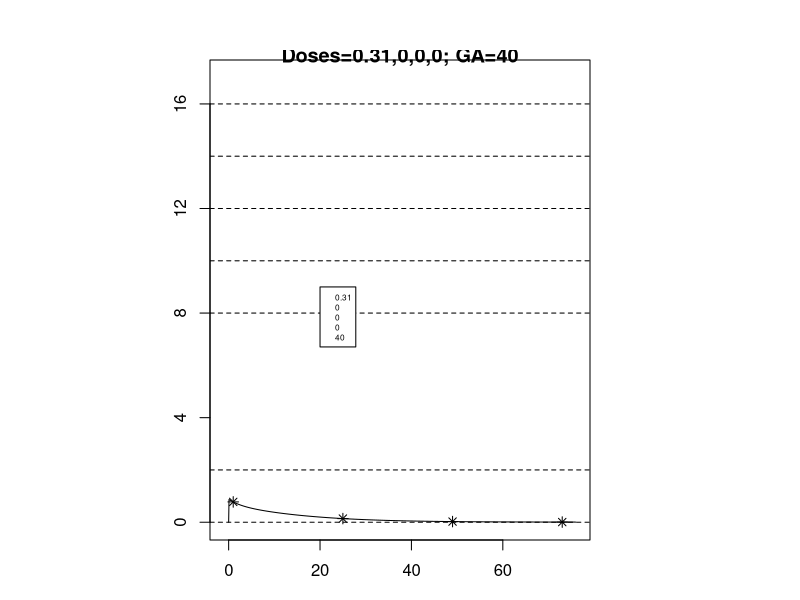
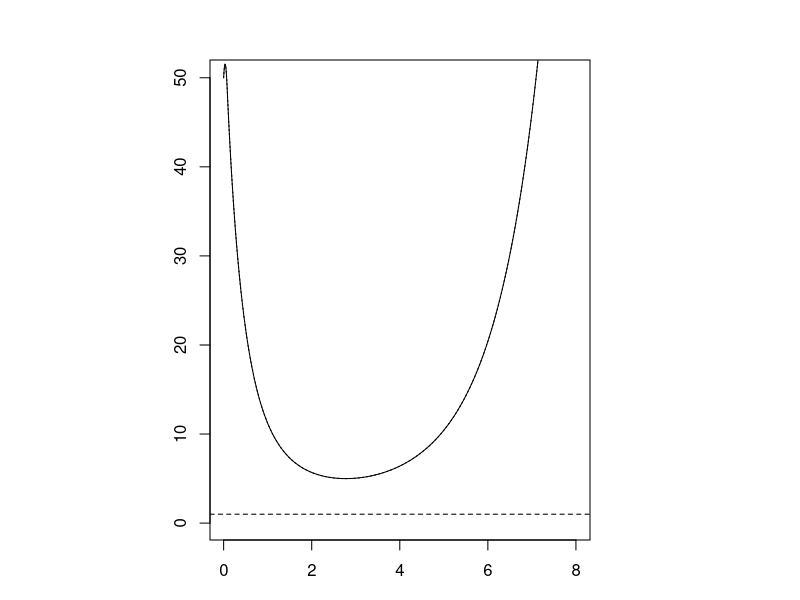
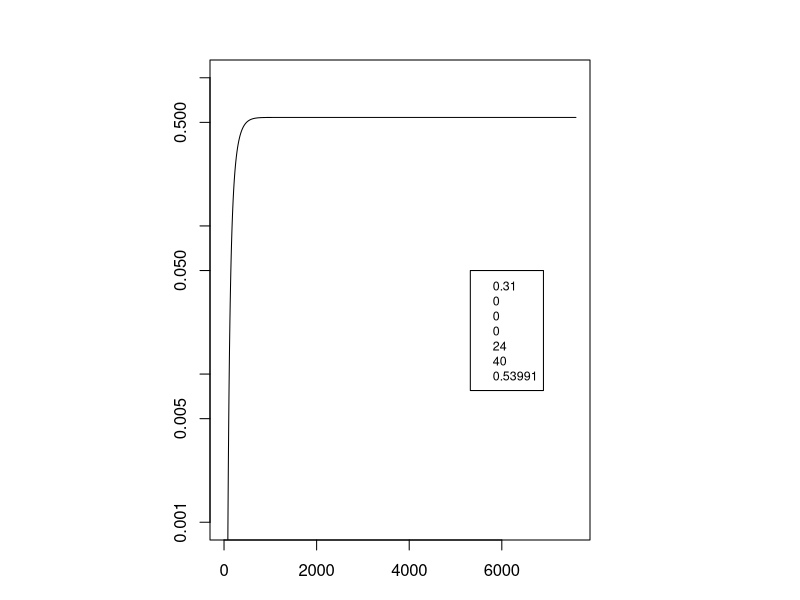
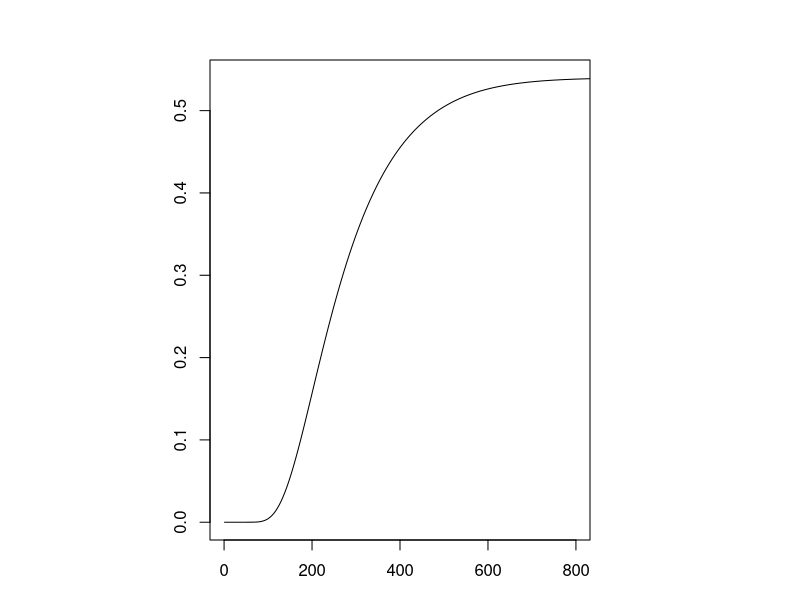

R code for these plots, in order:
#This script is almost the same as forExploratoryCalculations.R, whose comments should be consulted.
#However, we consider a virtual neonate which has only about 50 bacteria at t=0 and only give 1, very small, dose.
#These values give an E_F ~40-60% and facilitate checking this script with a Monte Carlo script.
###################################################################

library (deSolve)
GA =40 #gestational age (months).
dose<-c(0.310,0,0,0); interval<-c(0,rep(24,3),4) 
time = cumsum(interval[-length(interval)])
step<-.01; SPH<-1/step
times<-seq(0,sum(interval),by=step)
#**************end of user adjusted parameters************
weight=c('25'=0.778,'29'= 1.200,'34'=2.710,'40'=3.500)
concentration<-function(t,state,parameter){ 
  with(as.list(c(state,parameter)),{
    WT = unname(weight[toString(GA)])
    CL=thetaCL*(WT^0.75)*(1+thetaGACL*(GA-GAmed))*(1+((t/24)^thetaPNACL)) 
    VC = thetaVC*WT*(1+GAVc*(GA-GAmed)) 
    dose = parameter['doses']$doses; time = parameter['times']$times
    concs=with(as.list(parameters),dose/(thetaVC*(1+GAVc*(GA-GAmed))))
    val = concs[1]*(t<delta)+concs[2]*(time[2]< t & t < time[2]+delta) + concs[3]*(time[3]< t & t < time[3]+delta)
    if(length(dose)==4) val = val + concs[4]*(time[4]< t & t < time[4]+delta)
    val = val/delta
    dp1 <- Q1*c/VC - Q1*p1/V1 
    dp2 <- Q2*c/VC - Q2*p2/V2 
    dc <- - Q1*c/VC + Q1*p1/V1 - Q2*c/VC + Q2*p2/V2 -CL*c/VC + val
    list(c(dp1,dp2,dc)) 
  })
}
parameters <-c(thetaVC = 0.406,V1=0.305, V2=4.55, thetaCL =0.01, Q1 = 0.0930 , Q2 = 0.0155,
               WT = unname(weight[toString(GA)]), GA, GAmed= 28.9,thetaGACL = 0.0871, 
               GAVc= -0.0114, thetaPNACL=0.517, Kgrowth= 2,Kdeath=0.179, Bmax=8.26e8, BP =2.09e6, gamma = 1,
               Emax0= 51,EC500= 9.85, AR50= 0.113,Kon=0.0426,Koff=0.0139, infect = 0.04029,
               doses = list(dose), times = list(time), delta = 0.08)#infect, CFU/ml, is chosen so that
               # the total number of bacteria in the central compartment is initially ~50 instead of ~10^9

conccurve = function(dose, interval,GA){
  #concs=with(as.list(parameters),dose/(thetaVC*(1+GAVc*(GA-GAmed))))
  #eventdat <- data.frame(var = "c", time = cumsum(interval[-length(interval)]), value = concs, method = "add")
  out2<-ode(y=c(p1=0,p2=0,c=0),times=times,func=concentration,parms=parameters)#events = list(data = eventdat))
  return(out2)
}

out = conccurve(dose,interval,GA) 
conc = out[1:nrow(out),4] 
conc = conc[-1] 

times<-seq(0,sum(interval),by=step) 
countfunc <- function(conc){
  concfunc <-splinefun(conc) 
  state <-c(s=0.04029, r=0,m=1,corr=0, ARoff = 1, ARon = 0) #initial values for 6 ode in 6 unknowns
  withdrug<-function(t,state,parameters){ 
    with(as.list(c(state,parameters)),{
      C = concfunc(SPH*t) 
      EC50 =  EC500
      dARoff <- Koff*ARon-Kon*ARoff*C 
      dARon <- Kon*ARoff*C - Koff*ARon 
      Emax <- Emax0*(1-ARon/(ARon+AR50)) 
      DRUG <- (Emax*C^gamma)/(EC50^gamma+C^gamma) 
      ksr<-(Kgrowth-Kdeath)*(s+r)/Bmax
      if(s<BP) ksr = 0 #ksr with cutoff; for our purposes gives same results as no cutoff
      ds<-Kgrowth*s-(Kdeath +DRUG)*s-ksr*s 
      dr<-ksr*s-Kdeath*r 
      dm<-(Kgrowth-Kdeath-DRUG)*m
      dcorr<-Kgrowth+(Kgrowth-Kdeath-DRUG)*corr #corr is a stochastic correction used in stochastic models.
      list(c(ds,dr,dm,dcorr,dARoff,dARon)) 
    })
  }
  count<-ode(y=state, times=times,func=withdrug,parms=parameters) 
  return(count)
}
count = countfunc(conc)

dtrmn<-count[ ,'s']/0.04029
on<-count[,"ARon"]

######### plot results 
par(fin=c(4,4),ann=FALSE, mai=rep(.1,4))# parameters specifying layout
thetaCL = 0.01
WT = unname(weight[toString(GA)]) 
GAmed= 28.9 
thetaVC = 0.406
thetaGACL = 0.0871 
thetaPNACL=0.517 
t= seq(0,sum(interval),by=step) 
a = round(t/24)*24 
CL=thetaCL*(WT^0.75)*(1+thetaGACL*(GA-GAmed))*(1+((t/24)^thetaPNACL))

#now make plot similar to Nielsen Fig. 3b
par(fin=c(4,5),ann=FALSE, mai=rep(.1,4),xaxp=c(0,sum(interval[-length(interval)]),1))# parameters specifying layout
plot(out[ ,"time"],out[ ,"c"],ylim=c(0,17),xlim=c(-1,sum(interval)),yaxp=c(0,16,4),type='l') # concentration as a function of time
abline(h=c(0,2,8,10,12,14,16),lty=2)
ex<-cumsum(interval)+1
points(ex,conc[SPH*ex],pch=8) # points one hour after each dose fraction shown as asterisks
legend(20,9,legend=c(dose,GA), cex=.5)
title(paste0("Doses=",paste(dose,collapse=","),"; GA=",GA))

GAmed= 28.9;GAVc= -0.0114
factor<- thetaVC*WT*0.04029*1000*(1+GAVc*(GA-GAmed))
print(min(factor*dtrmn))
#plot(times,factor*dtrmn,log='y',ylim=c(.1,1e13),xlim=c(step, sum(interval)), type='l')
plot(times,factor*dtrmn,ylim=c(.1,50),xlim=c(step, 8), type='l')
abline(h=c(1,100,1e8), lty=2) 
legend(x=5,y=1e11, c(dose,GA),cex=.65)
lines(times,factor*count[ ,"m"], lty=3) #deterministic ksr=0 approximation

nonzero<-count[ ,"m"]/(1+count[,"corr"]) 
finalnz<-nonzero[(sum(interval)-1)*SPH]
one<-count[ ,"m"]/(1+count[,"corr"])^2 
cure<-exp(-factor*nonzero) #probability every lineage has gone extinct
print(c("cured",(cure[(sum(interval)-1)*SPH])))
plot(cure, type="l", log="y", ylim=c(1e-3,1)) #extinction probability E(t)
legend(.7*sum(interval)*SPH,.05,c(dose,interval[2], GA,round(cure[(sum(interval)-1)*SPH],5)),cex=.75)
plot(cure, type="l", xlim =c(0,800)) ##non-logarithmic plot of key region
#plot(on, ylim=c(0,1),type="l")
#lines(CL,type='l', lty=2) 
#legend(20*SPH,.6,c(dose,interval[2], GA,(cure[(sum(interval)-1)*SPH])),cex=.75)
